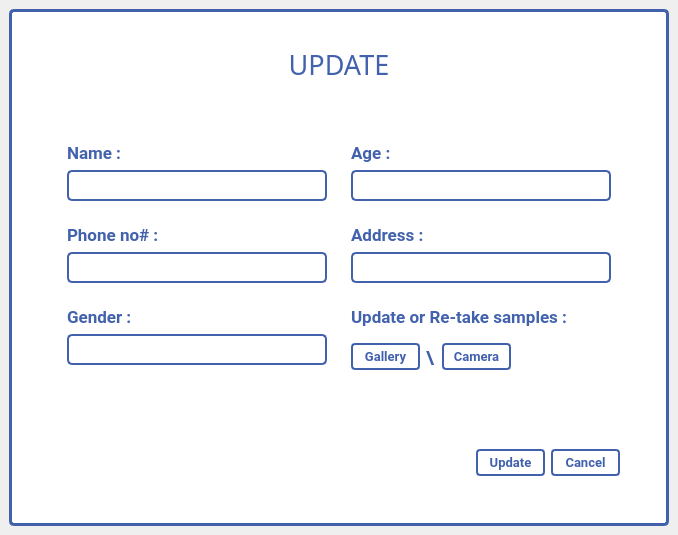
<?xml version="1.0" encoding="UTF-8"?>
<ui version="4.0">
 <class>update_window</class>
 <widget class="QMainWindow" name="update_window">
  <property name="geometry">
   <rect>
    <x>0</x>
    <y>0</y>
    <width>678</width>
    <height>535</height>
   </rect>
  </property>
  <property name="windowTitle">
   <string>MainWindow</string>
  </property>
  <property name="styleSheet">
   <string notr="true"/>
  </property>
  <widget class="QWidget" name="centralwidget">
   <layout class="QGridLayout" name="gridLayout">
    <item row="0" column="0">
     <widget class="QFrame" name="frame_2">
      <property name="styleSheet">
       <string notr="true">
QFrame{
border: 3px solid #4161AD;
border-radius:5px;
	background-color: rgb(255, 255, 255);
}</string>
      </property>
      <property name="frameShape">
       <enum>QFrame::NoFrame</enum>
      </property>
      <property name="frameShadow">
       <enum>QFrame::Raised</enum>
      </property>
      <layout class="QVBoxLayout" name="verticalLayout">
       <item>
        <spacer name="verticalSpacer">
         <property name="orientation">
          <enum>Qt::Vertical</enum>
         </property>
         <property name="sizeType">
          <enum>QSizePolicy::Fixed</enum>
         </property>
         <property name="sizeHint" stdset="0">
          <size>
           <width>20</width>
           <height>25</height>
          </size>
         </property>
        </spacer>
       </item>
       <item>
        <widget class="QLabel" name="label_18">
         <property name="sizePolicy">
          <sizepolicy hsizetype="Preferred" vsizetype="Fixed">
           <horstretch>0</horstretch>
           <verstretch>0</verstretch>
          </sizepolicy>
         </property>
         <property name="font">
          <font>
           <family>Good Times Rg</family>
           <pointsize>20</pointsize>
           <weight>50</weight>
           <bold>false</bold>
           <underline>false</underline>
          </font>
         </property>
         <property name="styleSheet">
          <string notr="true">color:#4262ad;
border:none;
</string>
         </property>
         <property name="text">
          <string>UPDATE</string>
         </property>
         <property name="alignment">
          <set>Qt::AlignCenter</set>
         </property>
        </widget>
       </item>
       <item alignment="Qt::AlignHCenter">
        <widget class="QFrame" name="frame">
         <property name="styleSheet">
          <string notr="true">background-image: url(:/newPrefix/images/logobg2.png);
background-position: center;
	background-size: cover;
	background-repeat: no-repeat;
border:none;</string>
         </property>
         <property name="frameShape">
          <enum>QFrame::NoFrame</enum>
         </property>
         <property name="frameShadow">
          <enum>QFrame::Raised</enum>
         </property>
         <layout class="QVBoxLayout" name="verticalLayout_2">
          <property name="topMargin">
           <number>0</number>
          </property>
          <property name="bottomMargin">
           <number>0</number>
          </property>
          <item>
           <widget class="QFrame" name="frame_3">
            <property name="sizePolicy">
             <sizepolicy hsizetype="Preferred" vsizetype="Fixed">
              <horstretch>0</horstretch>
              <verstretch>0</verstretch>
             </sizepolicy>
            </property>
            <property name="styleSheet">
             <string notr="true">QLineEdit{border:2px solid #4262ad;
border-radius:5px;
color:#4262ad;
width:250px;
padding:3px;
background:transparent;}
QLineEdit:focus
{border:2px solid #914198;}
QLabel{
color: #4262ad;
}
QFrame{
background:none;
}</string>
            </property>
            <property name="frameShape">
             <enum>QFrame::NoFrame</enum>
            </property>
            <property name="frameShadow">
             <enum>QFrame::Raised</enum>
            </property>
            <layout class="QFormLayout" name="formLayout_7">
             <item row="0" column="0">
              <widget class="QFrame" name="frame_5">
               <property name="frameShape">
                <enum>QFrame::NoFrame</enum>
               </property>
               <property name="frameShadow">
                <enum>QFrame::Raised</enum>
               </property>
               <layout class="QFormLayout" name="formLayout_2">
                <item row="0" column="0">
                 <widget class="QLabel" name="label_23">
                  <property name="sizePolicy">
                   <sizepolicy hsizetype="Preferred" vsizetype="Fixed">
                    <horstretch>0</horstretch>
                    <verstretch>0</verstretch>
                   </sizepolicy>
                  </property>
                  <property name="font">
                   <font>
                    <family>Roboto</family>
                    <pointsize>13</pointsize>
                    <weight>75</weight>
                    <bold>true</bold>
                   </font>
                  </property>
                  <property name="styleSheet">
                   <string notr="true"/>
                  </property>
                  <property name="text">
                   <string>Name :</string>
                  </property>
                 </widget>
                </item>
                <item row="1" column="0">
                 <widget class="QLineEdit" name="updated_name">
                  <property name="sizePolicy">
                   <sizepolicy hsizetype="Fixed" vsizetype="Fixed">
                    <horstretch>0</horstretch>
                    <verstretch>0</verstretch>
                   </sizepolicy>
                  </property>
                  <property name="font">
                   <font>
                    <family>Roboto</family>
                    <pointsize>12</pointsize>
                    <weight>50</weight>
                    <bold>false</bold>
                   </font>
                  </property>
                  <property name="styleSheet">
                   <string notr="true"/>
                  </property>
                  <property name="text">
                   <string/>
                  </property>
                  <property name="maxLength">
                   <number>30</number>
                  </property>
                  <property name="placeholderText">
                   <string/>
                  </property>
                  <property name="clearButtonEnabled">
                   <bool>true</bool>
                  </property>
                 </widget>
                </item>
               </layout>
              </widget>
             </item>
             <item row="0" column="1">
              <widget class="QFrame" name="frame_6">
               <property name="frameShape">
                <enum>QFrame::NoFrame</enum>
               </property>
               <property name="frameShadow">
                <enum>QFrame::Raised</enum>
               </property>
               <layout class="QFormLayout" name="formLayout">
                <item row="0" column="0">
                 <widget class="QLabel" name="label_24">
                  <property name="sizePolicy">
                   <sizepolicy hsizetype="Preferred" vsizetype="Fixed">
                    <horstretch>0</horstretch>
                    <verstretch>0</verstretch>
                   </sizepolicy>
                  </property>
                  <property name="font">
                   <font>
                    <family>Roboto</family>
                    <pointsize>13</pointsize>
                    <weight>75</weight>
                    <bold>true</bold>
                   </font>
                  </property>
                  <property name="styleSheet">
                   <string notr="true"/>
                  </property>
                  <property name="text">
                   <string>Age :</string>
                  </property>
                 </widget>
                </item>
                <item row="1" column="0" colspan="2">
                 <widget class="QLineEdit" name="updated_age">
                  <property name="sizePolicy">
                   <sizepolicy hsizetype="Fixed" vsizetype="Fixed">
                    <horstretch>0</horstretch>
                    <verstretch>0</verstretch>
                   </sizepolicy>
                  </property>
                  <property name="font">
                   <font>
                    <family>Roboto</family>
                    <pointsize>12</pointsize>
                    <weight>50</weight>
                    <bold>false</bold>
                   </font>
                  </property>
                  <property name="styleSheet">
                   <string notr="true"/>
                  </property>
                  <property name="text">
                   <string/>
                  </property>
                  <property name="maxLength">
                   <number>2</number>
                  </property>
                  <property name="placeholderText">
                   <string/>
                  </property>
                  <property name="clearButtonEnabled">
                   <bool>true</bool>
                  </property>
                 </widget>
                </item>
               </layout>
              </widget>
             </item>
             <item row="2" column="0">
              <widget class="QFrame" name="frame_8">
               <property name="frameShape">
                <enum>QFrame::NoFrame</enum>
               </property>
               <property name="frameShadow">
                <enum>QFrame::Raised</enum>
               </property>
               <layout class="QFormLayout" name="formLayout_4">
                <item row="0" column="0">
                 <widget class="QLabel" name="label_26">
                  <property name="sizePolicy">
                   <sizepolicy hsizetype="Preferred" vsizetype="Fixed">
                    <horstretch>0</horstretch>
                    <verstretch>0</verstretch>
                   </sizepolicy>
                  </property>
                  <property name="font">
                   <font>
                    <family>Roboto</family>
                    <pointsize>13</pointsize>
                    <weight>75</weight>
                    <bold>true</bold>
                   </font>
                  </property>
                  <property name="styleSheet">
                   <string notr="true"/>
                  </property>
                  <property name="text">
                   <string>Phone no# :</string>
                  </property>
                 </widget>
                </item>
                <item row="1" column="0">
                 <widget class="QLineEdit" name="updated_number">
                  <property name="sizePolicy">
                   <sizepolicy hsizetype="Fixed" vsizetype="Fixed">
                    <horstretch>0</horstretch>
                    <verstretch>0</verstretch>
                   </sizepolicy>
                  </property>
                  <property name="font">
                   <font>
                    <family>Roboto</family>
                    <pointsize>12</pointsize>
                    <weight>50</weight>
                    <bold>false</bold>
                   </font>
                  </property>
                  <property name="styleSheet">
                   <string notr="true"/>
                  </property>
                  <property name="text">
                   <string/>
                  </property>
                  <property name="maxLength">
                   <number>11</number>
                  </property>
                  <property name="placeholderText">
                   <string/>
                  </property>
                  <property name="clearButtonEnabled">
                   <bool>true</bool>
                  </property>
                 </widget>
                </item>
               </layout>
              </widget>
             </item>
             <item row="2" column="1">
              <widget class="QFrame" name="frame_7">
               <property name="frameShape">
                <enum>QFrame::NoFrame</enum>
               </property>
               <property name="frameShadow">
                <enum>QFrame::Raised</enum>
               </property>
               <layout class="QFormLayout" name="formLayout_3">
                <item row="0" column="0">
                 <widget class="QLabel" name="label_25">
                  <property name="sizePolicy">
                   <sizepolicy hsizetype="Preferred" vsizetype="Fixed">
                    <horstretch>0</horstretch>
                    <verstretch>0</verstretch>
                   </sizepolicy>
                  </property>
                  <property name="font">
                   <font>
                    <family>Roboto</family>
                    <pointsize>13</pointsize>
                    <weight>75</weight>
                    <bold>true</bold>
                   </font>
                  </property>
                  <property name="styleSheet">
                   <string notr="true"/>
                  </property>
                  <property name="text">
                   <string>Address :</string>
                  </property>
                 </widget>
                </item>
                <item row="1" column="0" colspan="2">
                 <widget class="QLineEdit" name="updated_address">
                  <property name="sizePolicy">
                   <sizepolicy hsizetype="Fixed" vsizetype="Fixed">
                    <horstretch>0</horstretch>
                    <verstretch>0</verstretch>
                   </sizepolicy>
                  </property>
                  <property name="font">
                   <font>
                    <family>Roboto</family>
                    <pointsize>12</pointsize>
                    <weight>50</weight>
                    <bold>false</bold>
                   </font>
                  </property>
                  <property name="styleSheet">
                   <string notr="true"/>
                  </property>
                  <property name="text">
                   <string/>
                  </property>
                  <property name="maxLength">
                   <number>30</number>
                  </property>
                  <property name="placeholderText">
                   <string/>
                  </property>
                  <property name="clearButtonEnabled">
                   <bool>true</bool>
                  </property>
                 </widget>
                </item>
               </layout>
              </widget>
             </item>
             <item row="3" column="0">
              <widget class="QFrame" name="frame_9">
               <property name="frameShape">
                <enum>QFrame::NoFrame</enum>
               </property>
               <property name="frameShadow">
                <enum>QFrame::Raised</enum>
               </property>
               <layout class="QFormLayout" name="formLayout_5">
                <item row="0" column="0">
                 <widget class="QLabel" name="label_27">
                  <property name="sizePolicy">
                   <sizepolicy hsizetype="Preferred" vsizetype="Fixed">
                    <horstretch>0</horstretch>
                    <verstretch>0</verstretch>
                   </sizepolicy>
                  </property>
                  <property name="font">
                   <font>
                    <family>Roboto</family>
                    <pointsize>13</pointsize>
                    <weight>75</weight>
                    <bold>true</bold>
                   </font>
                  </property>
                  <property name="styleSheet">
                   <string notr="true"/>
                  </property>
                  <property name="text">
                   <string>Gender :</string>
                  </property>
                 </widget>
                </item>
                <item row="1" column="0">
                 <widget class="QLineEdit" name="updated_gender">
                  <property name="sizePolicy">
                   <sizepolicy hsizetype="Fixed" vsizetype="Fixed">
                    <horstretch>0</horstretch>
                    <verstretch>0</verstretch>
                   </sizepolicy>
                  </property>
                  <property name="font">
                   <font>
                    <family>Roboto</family>
                    <pointsize>12</pointsize>
                    <weight>50</weight>
                    <bold>false</bold>
                   </font>
                  </property>
                  <property name="styleSheet">
                   <string notr="true"/>
                  </property>
                  <property name="text">
                   <string/>
                  </property>
                  <property name="maxLength">
                   <number>6</number>
                  </property>
                  <property name="placeholderText">
                   <string/>
                  </property>
                  <property name="clearButtonEnabled">
                   <bool>true</bool>
                  </property>
                 </widget>
                </item>
               </layout>
              </widget>
             </item>
             <item row="3" column="1">
              <widget class="QFrame" name="frame_10">
               <property name="styleSheet">
                <string notr="true">QPushButton{background:none;
 border:2px solid #4161AD;
 border-radius:4px;
 color:#4161AD;
 padding-top:3px;
 padding-bottom:3px;
width:65px;
               }
QPushButton:hover{
	background-color: rgb(65, 97, 173);
	color: rgb(255, 255, 255);
}</string>
               </property>
               <property name="frameShape">
                <enum>QFrame::NoFrame</enum>
               </property>
               <property name="frameShadow">
                <enum>QFrame::Raised</enum>
               </property>
               <layout class="QFormLayout" name="formLayout_6">
                <item row="1" column="0">
                 <widget class="QFrame" name="frame_12">
                  <property name="frameShape">
                   <enum>QFrame::NoFrame</enum>
                  </property>
                  <property name="frameShadow">
                   <enum>QFrame::Raised</enum>
                  </property>
                  <layout class="QHBoxLayout" name="horizontalLayout_2">
                   <property name="leftMargin">
                    <number>0</number>
                   </property>
                   <item>
                    <widget class="QPushButton" name="update_gallery">
                     <property name="font">
                      <font>
                       <family>Roboto</family>
                       <pointsize>10</pointsize>
                       <weight>75</weight>
                       <bold>true</bold>
                      </font>
                     </property>
                     <property name="styleSheet">
                      <string notr="true"/>
                     </property>
                     <property name="text">
                      <string>Gallery</string>
                     </property>
                    </widget>
                   </item>
                   <item>
                    <widget class="QLabel" name="label_29">
                     <property name="sizePolicy">
                      <sizepolicy hsizetype="Fixed" vsizetype="Preferred">
                       <horstretch>0</horstretch>
                       <verstretch>0</verstretch>
                      </sizepolicy>
                     </property>
                     <property name="font">
                      <font>
                       <family>Montserrat</family>
                       <pointsize>15</pointsize>
                       <weight>75</weight>
                       <bold>true</bold>
                      </font>
                     </property>
                     <property name="styleSheet">
                      <string notr="true"> color:#4161AD;</string>
                     </property>
                     <property name="text">
                      <string>\</string>
                     </property>
                    </widget>
                   </item>
                   <item>
                    <widget class="QPushButton" name="update_camera">
                     <property name="font">
                      <font>
                       <family>Roboto</family>
                       <pointsize>10</pointsize>
                       <weight>75</weight>
                       <bold>true</bold>
                      </font>
                     </property>
                     <property name="styleSheet">
                      <string notr="true"/>
                     </property>
                     <property name="text">
                      <string>Camera</string>
                     </property>
                    </widget>
                   </item>
                  </layout>
                 </widget>
                </item>
                <item row="0" column="0" colspan="2">
                 <widget class="QLabel" name="label_28">
                  <property name="sizePolicy">
                   <sizepolicy hsizetype="Preferred" vsizetype="Fixed">
                    <horstretch>0</horstretch>
                    <verstretch>0</verstretch>
                   </sizepolicy>
                  </property>
                  <property name="font">
                   <font>
                    <family>Roboto</family>
                    <pointsize>13</pointsize>
                    <weight>75</weight>
                    <bold>true</bold>
                   </font>
                  </property>
                  <property name="styleSheet">
                   <string notr="true"/>
                  </property>
                  <property name="text">
                   <string>Update or Re-take samples :</string>
                  </property>
                 </widget>
                </item>
               </layout>
              </widget>
             </item>
            </layout>
           </widget>
          </item>
          <item>
           <widget class="QFrame" name="frame_4">
            <property name="sizePolicy">
             <sizepolicy hsizetype="Preferred" vsizetype="Fixed">
              <horstretch>0</horstretch>
              <verstretch>0</verstretch>
             </sizepolicy>
            </property>
            <property name="styleSheet">
             <string notr="true">QFrame{
background:none;
}
QPushButton{background:none;
 border:2px solid #4161AD;
 border-radius:4px;
 color:#4161AD;
 padding-top:3px;
 padding-bottom:3px;
max-width:65px;
               }
QPushButton:hover{
	background-color: rgb(65, 97, 173);
	color: rgb(255, 255, 255);
}
</string>
            </property>
            <property name="frameShape">
             <enum>QFrame::NoFrame</enum>
            </property>
            <property name="frameShadow">
             <enum>QFrame::Raised</enum>
            </property>
            <layout class="QHBoxLayout" name="horizontalLayout">
             <property name="bottomMargin">
              <number>0</number>
             </property>
             <item>
              <widget class="QFrame" name="frame_11">
               <property name="frameShape">
                <enum>QFrame::NoFrame</enum>
               </property>
               <property name="frameShadow">
                <enum>QFrame::Raised</enum>
               </property>
              </widget>
             </item>
             <item>
              <widget class="QPushButton" name="update">
               <property name="font">
                <font>
                 <family>Roboto</family>
                 <pointsize>10</pointsize>
                 <weight>75</weight>
                 <bold>true</bold>
                </font>
               </property>
               <property name="text">
                <string>Update</string>
               </property>
              </widget>
             </item>
             <item>
              <widget class="QPushButton" name="cancel">
               <property name="font">
                <font>
                 <family>Roboto</family>
                 <pointsize>10</pointsize>
                 <weight>75</weight>
                 <bold>true</bold>
                </font>
               </property>
               <property name="text">
                <string>Cancel</string>
               </property>
              </widget>
             </item>
            </layout>
           </widget>
          </item>
         </layout>
        </widget>
       </item>
      </layout>
     </widget>
    </item>
   </layout>
  </widget>
 </widget>
 <resources>
  <include location="nx.qrc"/>
 </resources>
 <connections/>
</ui>
